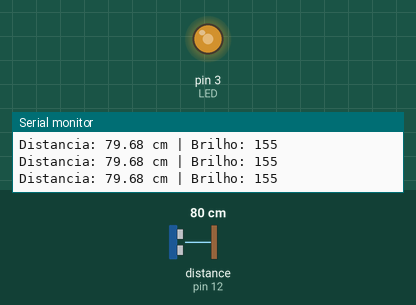
A sketch run on a simulated Arduino Uno, built with avr-gcc and run on an emulated ATmega328P. Shown: output pins drawn as LEDs (lit = HIGH), the last lines printed to the serial monitor. Wiring (inferred from the names in the program): ultrasonic range finder: trigger pin 13; echo pin 12. The inputs (shaded band) are chosen by the test bench; at power-on: distance to the obstacle (sensor on pin 12) 80 cm. The echo pulse lasts 58.3 µs per cm; pins used as bus, display or sensor lines are not drawn.

Above: at 1.2 s.
1.3 s: distance to the obstacle (sensor on pin 12) set to 35 cm
At 2.1 s:
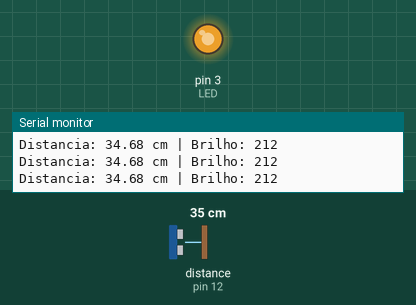
2.8 s: distance to the obstacle (sensor on pin 12) set to 120 cm
At 3.9 s:
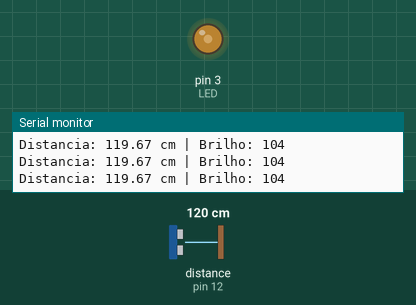
4.3 s: distance to the obstacle (sensor on pin 12) set to 250 cm
At 4.7 s:
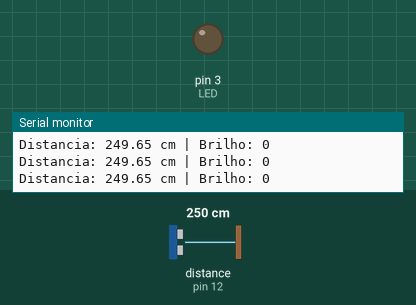
Timing chart, 0 to 7.3 s (numbered marks = the images above; inputs shaded):
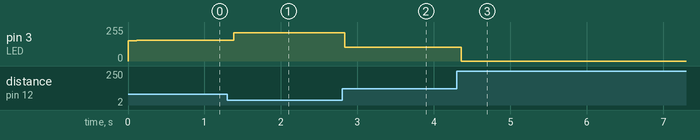

Measured:
- after the input at 1.3 s, pin 3 (LED): 155/255 → 212/255 after 0.08 s
- after the input at 2.8 s, pin 3 (LED): 212/255 → 104/255 at once
- after the input at 4.3 s, pin 3 (LED): 104/255 → 0/255 after 0.06 s

The sketch:

Dimmer_SensorS_Aula.ino
```cpp
#define LED 3
#define ultrasomEcho 12
#define ultrasomTrigger 13

float distancia;

void setup() {
    pinMode(LED, OUTPUT);
    pinMode(ultrasomEcho, INPUT);
    pinMode(ultrasomTrigger, OUTPUT);

    Serial.begin(9600);
}

void loop() {
    // Calcular a distância
    distancia = calcularDistancia();

    // Mapeio a Luminosidade para uma faixa de valores de 0 á 255
    int brilho = map(distancia, 0, 200, 255, 0); // Menor distância = maior brilho //map(valor, entrada_min, entrada_max, saida_min, saida_max)

    // Limitar o brilho para evitar valores fora do intervalo
    brilho = constrain(brilho, 0, 255); // constrain(valor, minimo, maximo)

    // Ajustar a luminosidade do LED
    analogWrite(LED, brilho);

    // Mostrar a distância e o brilho no monitor serial
    Serial.print("Distancia: ");
    Serial.print(distancia);
    Serial.print(" cm | Brilho: ");
    Serial.println(brilho);

    delay(100); // Pequeno atraso para estabilizar
}

float calcularDistancia() {
    digitalWrite(ultrasomTrigger, LOW);
    delayMicroseconds(2);
    digitalWrite(ultrasomTrigger, HIGH);
    delayMicroseconds(10);
    digitalWrite(ultrasomTrigger, LOW);

    long duracao = pulseIn(ultrasomEcho, HIGH);
    float distancia = (duracao * 0.0343) / 2; // Converter o tempo em distância
    return distancia; // Retorna o valor de distancia para a função
}
```
